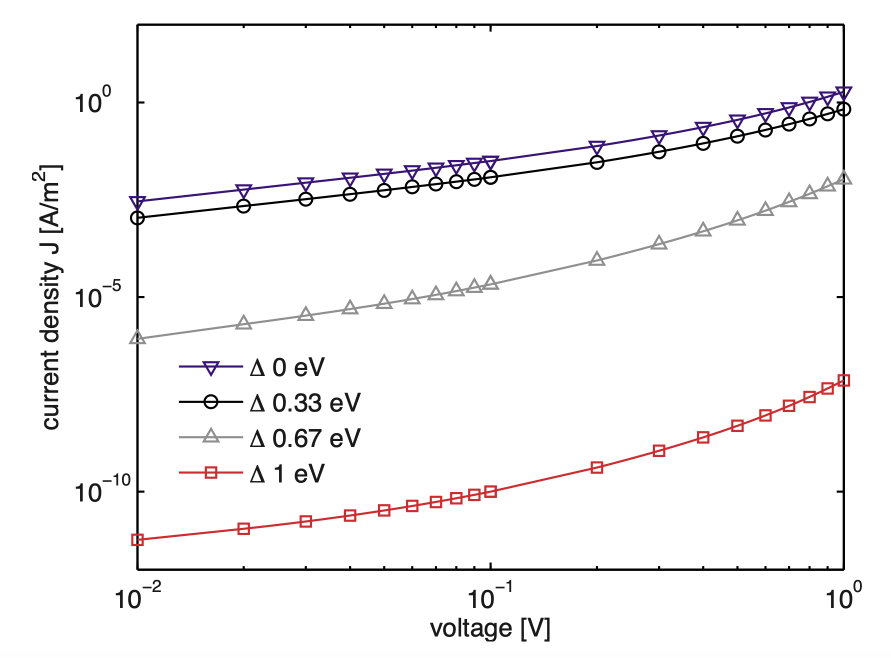
#> input picture sim_dd/backend_gpvdm/tests/literature_validation/knapp_fig4.png, 1782 x 1316 px (shown at 1/2 size)
$ python digitise_fig4.py
#> lines starting #> are read from the running program, lines starting #| are printed output that depends on the picture; after the words box and inside, x2 and y2 are one past the last pixel; in counts of white or black regions, pixels touching at a corner belong together
#!/usr/bin/env python3
# digitise_fig4.py - extract the four J-V curves from knapp_fig4.png
# (Knapp et al., J. Appl. Phys. 108, 054504 (2010), Fig. 4).
#
# Calibration.  The axis frame sits at cols 274/1687 (V = 1e-2 .. 1e0).  The
# y decades come from the major TICK MARKS, found by scanning inward from the
# left frame for full-length dark runs: rows 204 / 593 / 982, spaced exactly
# 389 / 389 px for 5 decades each -> 77.80 px/decade with 1e0 at row 204.
#
# NB: calibrating instead from the tick LABEL centroids gives row 196.5, which
# is 7.5px (0.096 decades, a factor 1.25) too high - the exponent superscript
# in "10^-5" pulls the centroid up.  The tick marks are the correct anchor.
#
# Extraction.  Each curve is isolated by RGB distance, then TRACKED column by
# column from the right edge: at each column the run closest to the previous
# row is taken.  A plain "topmost" or "longest run" rule fails here because
# neighbouring curves' open marker rims fall inside the colour tolerance and
# capture the trace.  Each curve is therefore seeded with its measured row at
# col 1670.
#
# Two traps that cost real debugging time, recorded so they are not repeated:
#  * The black curve needs tol=90; at tol=60 it loses half its columns.
#  * The legend exclusion box must cover ONLY the swatch lines (cols ~340-505).
#    The red data curve passes horizontally through the legend's row band at
#    low bias, so a full-width box silently truncates it at V=0.088.
#
# Verified by re-projecting the CSVs back onto the source PNG; all four traces
# land on their curves across the full range.
#
# Usage:  python3 digitise_fig4.py     (writes knapp_fig4_d*_digitised.csv)

from PIL import Image
import numpy as np, csv

a = np.array(Image.open('knapp_fig4.png').convert('RGB')).astype(int)

X0, X1 = 274.0, 1687.0
Y0, YV = 204.0, 77.80           # 1e0 row, px/decade (from tick MARKS)
XL, XR = 278, 1684
YT, YB = 55, 1132

def col2V(c): return 10 ** (-2.0 + (c - X0) / ((X1 - X0) / 2.0))
def row2J(r): return 10 ** (0.0 - (r - Y0) / YV)

# tol tightened per colour; the two greys are close so keep them strict
TARGETS = {
    # rgb, tolerance, seed row at col 1670 (measured from the figure)
    "0.00": ((56, 19, 118), 90, 180),
    "0.33": ((26, 25, 25), 90, 223),
    "0.67": ((143, 143, 143), 60, 373),
    "1.00": ((204, 43, 47), 90, 768),
}
# legend swatch lines + markers only (cols 358-500); the red DATA curve
# passes through this row band at low bias, so the box must not span it
LEG = (slice(700, 1132), slice(340, 505))

for name, (rgb, tol, seed) in TARGETS.items():
    m = np.abs(a - np.array(rgb)).sum(2) < tol
    m[:YT, :] = False; m[YB:, :] = False
    m[:, :XL] = False; m[:, XR:] = False
    m[LEG] = False

    # Track the curve continuously: start from the right edge (curves are
    # well separated there) and at each step take the run closest to the
    # previous row, so marker rims of a neighbouring curve can't capture it.
    cols = list(range(XR - 1, XL - 1, -1))
    prev, V, J = None, [], []
    for c in cols:
        rr = np.where(m[:, c])[0]
        if rr.size == 0:
            continue
        runs, cur = [], [rr[0]]
        for v in rr[1:]:
            if v - cur[-1] <= 3: cur.append(v)
            else: runs.append(cur); cur = [v]
        runs.append(cur)
        cand = [np.mean(r) for r in runs]
        if prev is None:
            r = min(cand, key=lambda x: abs(x - seed))   # seeded start
        else:
            r = min(cand, key=lambda x: abs(x - prev))
            if abs(r - prev) > 25:              # tracking lost - skip column
                continue
        prev = r
        V.append(col2V(c)); J.append(row2J(r))

    V, J = np.array(V)[::-1], np.array(J)[::-1]
    if len(J) > 11:
        k = 11
        lg = np.log10(J)
        sm = np.convolve(lg, np.ones(k)/k, mode='same')
        sm[:k] = lg[:k]; sm[-k:] = lg[-k:]
        J = 10**sm
    out = 'knapp_fig4_d%s_digitised.csv' % name.replace('.', 'p')
    with open(out, 'w', newline='') as f:
        w = csv.writer(f); w.writerow(['V', 'J'])
        for v, j in zip(V, J): w.writerow(['%.6g' % v, '%.6g' % j])
    print('%s: %4d pts  J(0.01)=%.3e  J(0.1)=%.3e  J(1.0)=%.3e'
          % (out, len(V), J[0], J[np.argmin(abs(V-0.1))], J[-1]))
#> this loop made 4 passes
#> pass 1, `m = np.abs(a - np.array(rgb)).sum(2) < tol`:
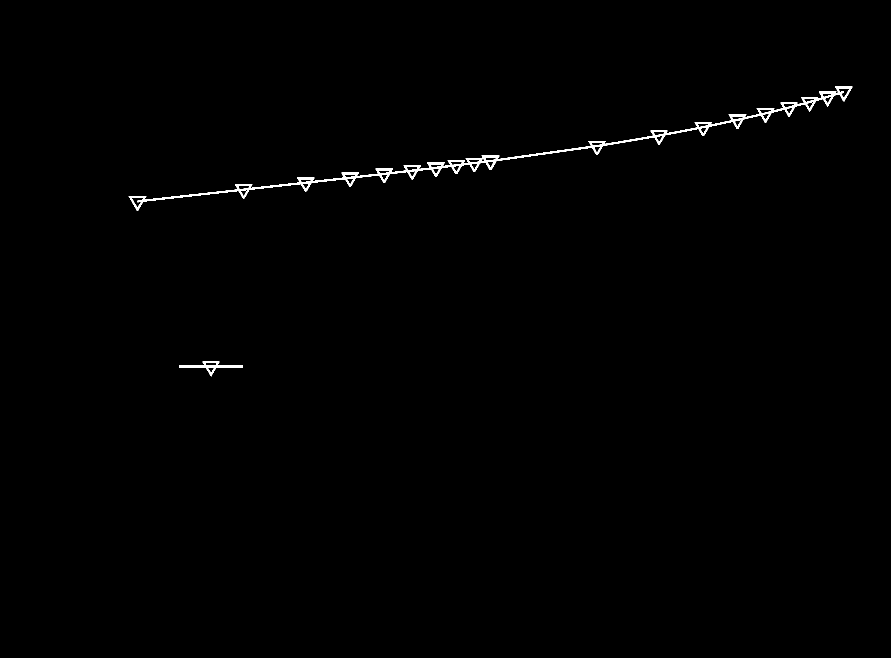
#> m: shape (1316, 1782) bool (shown at 1/2 size); 0.49% white; 2 white regions, box (x1, y1, x2, y2) and area: (257, 173, 1705, 421) 10695, (358, 723, 486, 753) 776
#> pass 2, `m = np.abs(a - np.array(rgb)).sum(2) < tol`:
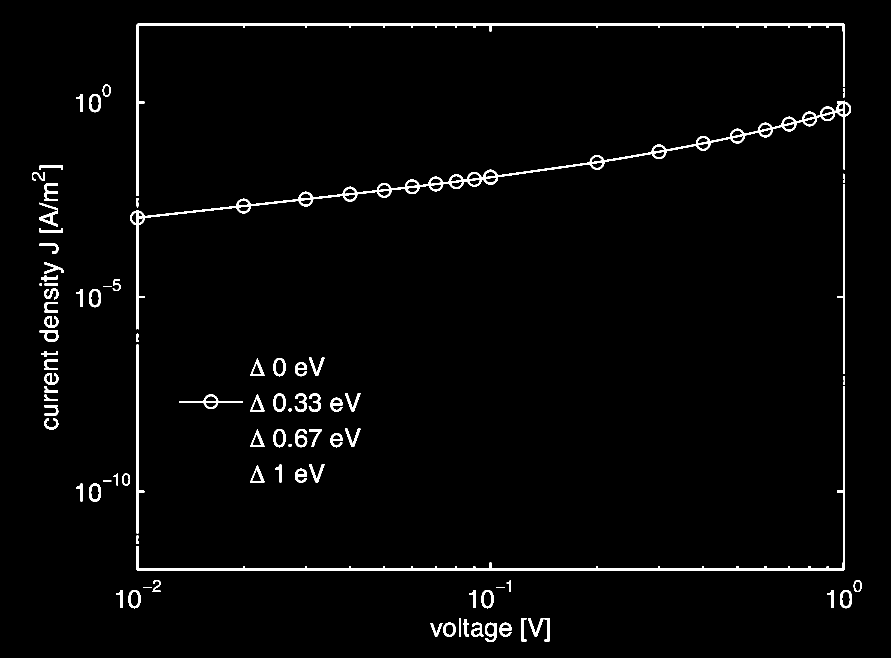
#> m: shape (1316, 1782) bool (shown at 1/2 size); 2.3% white; 88 white regions, largest, box (x1, y1, x2, y2) and area: (260, 201, 1702, 659) 12097, (273, 773, 1690, 1142) 9109, (273, 47, 1690, 392) 7935
#> pass 3, `m = np.abs(a - np.array(rgb)).sum(2) < tol`:
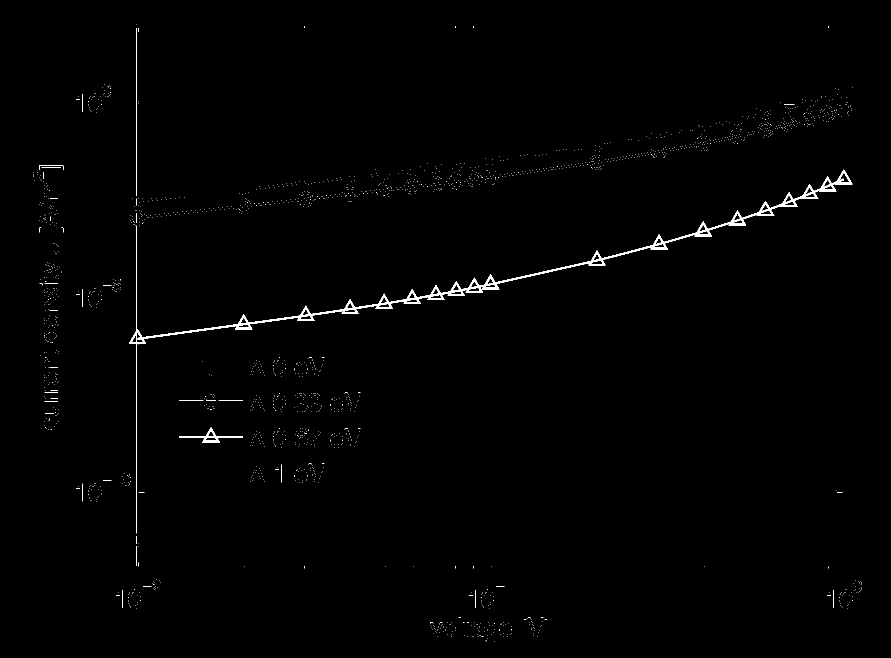
#> m: shape (1316, 1782) bool (shown at 1/2 size); 0.67% white; 1879 white regions (1858 under 20 px), largest, box (x1, y1, x2, y2) and area: (258, 339, 1705, 1067) 11413, (358, 855, 486, 885) 692, (272, 56, 273, 392) 336
#> after the loop:
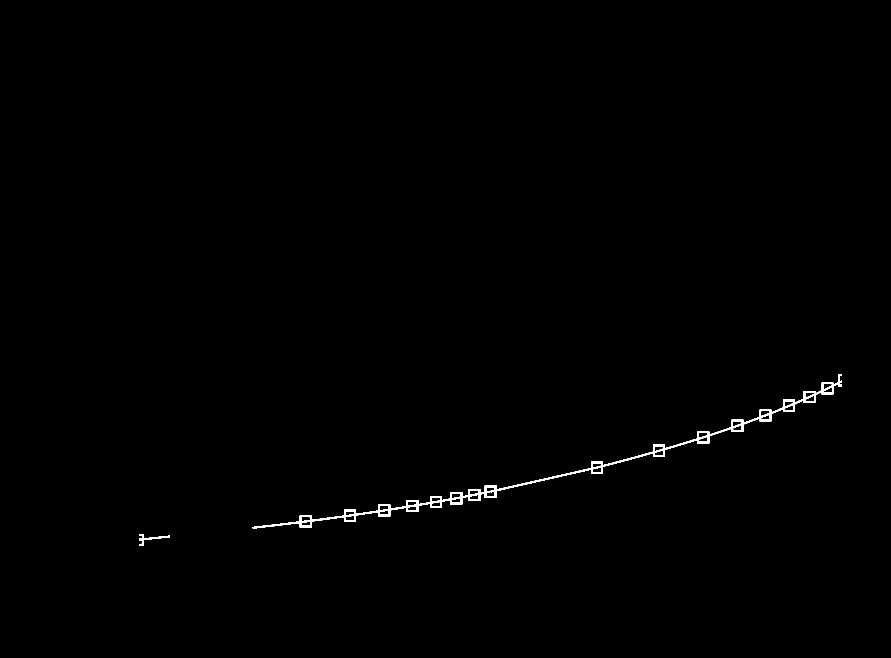
#> m: shape (1316, 1782) bool (shown at 1/2 size); 0.4% white; 2 white regions, box (x1, y1, x2, y2) and area: (505, 749, 1684, 1057) 9022, (278, 1068, 340, 1092) 338
#> after the loop, k = 11; lg = 1241 values, max -7.15 at index 1233, min -11.25 at index 6, mean -9.58; sm has the same summary as lg
